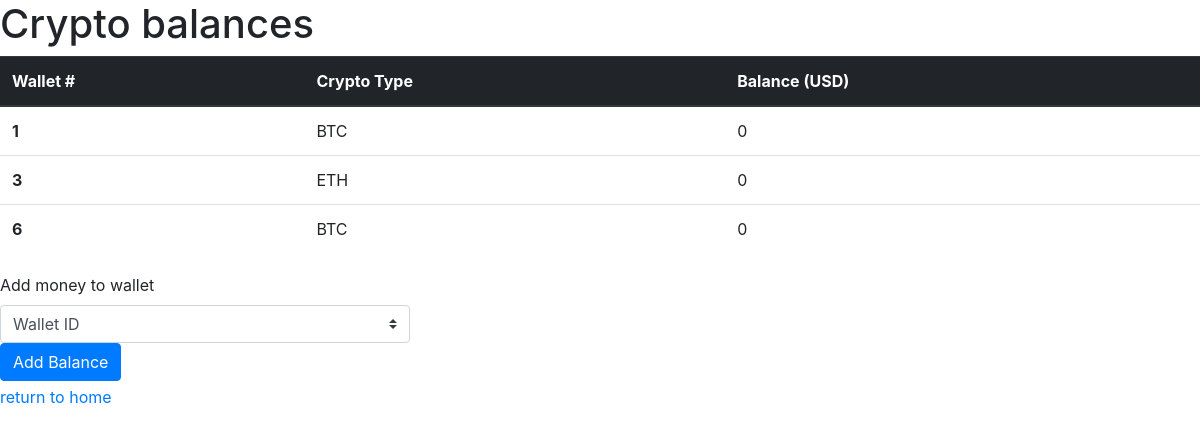
Page /balance?uid=6 on the earlier database version.
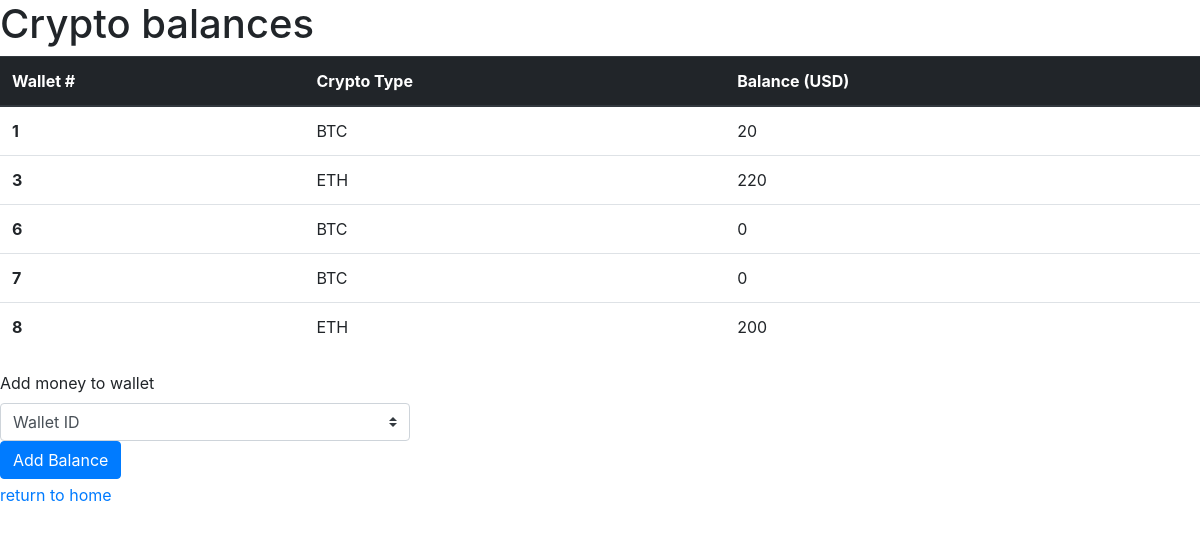
Same page on the later database version.
### tables this page shows
CREATE TABLE "wallet" (
	"wid"	INTEGER,
	"cryptotype"	TEXT,
	"balance"	INTEGER,
	"uid"	INTEGER,
	FOREIGN KEY("uid") REFERENCES "users"("uid"),
	PRIMARY KEY("wid" AUTOINCREMENT)
);

### flask_main.py (the view)
@app.route('/balance')
def balance():
    con = sql.connect("database.db")
    con.row_factory = sql.Row
    uid = request.args.get('uid')
    print(uid, file=sys.stderr)
    cur = con.cursor()
    cur.execute('select * from wallet where uid=?', (uid,))
    rows = cur.fetchall()
    balance = cur.fetchone()
    return render_template("balance.html", rows = rows, uid = uid)
    con.close()

### templates/balance.html (shortened to what this page needs)
<!DOCTYPE html>
<html lang="en">
<head>
    <link rel="stylesheet" href="https://maxcdn.bootstrapcdn.com/bootstrap/4.0.0/css/bootstrap.min.css">
</head>
<body>
  <h1>Crypto balances</h1>
  <table class="table">
    <thead class="thead-dark">
      <tr>
        <th scope="col">Wallet #</th>
        <th scope="col">Crypto Type</th>
        <th scope="col">Balance (USD)</th>
      </tr>
    </thead>
    {% for row in rows %}
    <tr>
      <th scope="row">{{row["wid"]}}</th>
      <td>{{row["cryptotype"]}}</td>
      <td>{{row["balance"]}}</td>
   {% endfor %}
   </tr>
   </table>
      <form action="{{url_for('addfunds')}}" method="POST">
        <div class="form-row align-items-center">
          <div class="col-auto my-1">
            <label class="mr-sm-2" for="inlineFormCustomSelect">Add money to wallet</label>
            <select class="custom-select mr-sm-2" id="wallet" name="wallet">
              <option selected >Wallet ID</option>
            </select>
            <button type="submit" class="btn btn-primary">Add Balance</button>
          </div>
        </div>
      </form>
      <a href ="/">return to home</a>
</body>
</html>

Differences in the rows shown:
changed wallet id 1: balance "0" → "20"
changed wallet id 3: balance "0" → "220"
added wallet: wid "7", cryptotype "BTC", balance "0"
added wallet: wid "8", cryptotype "ETH", balance "200"
